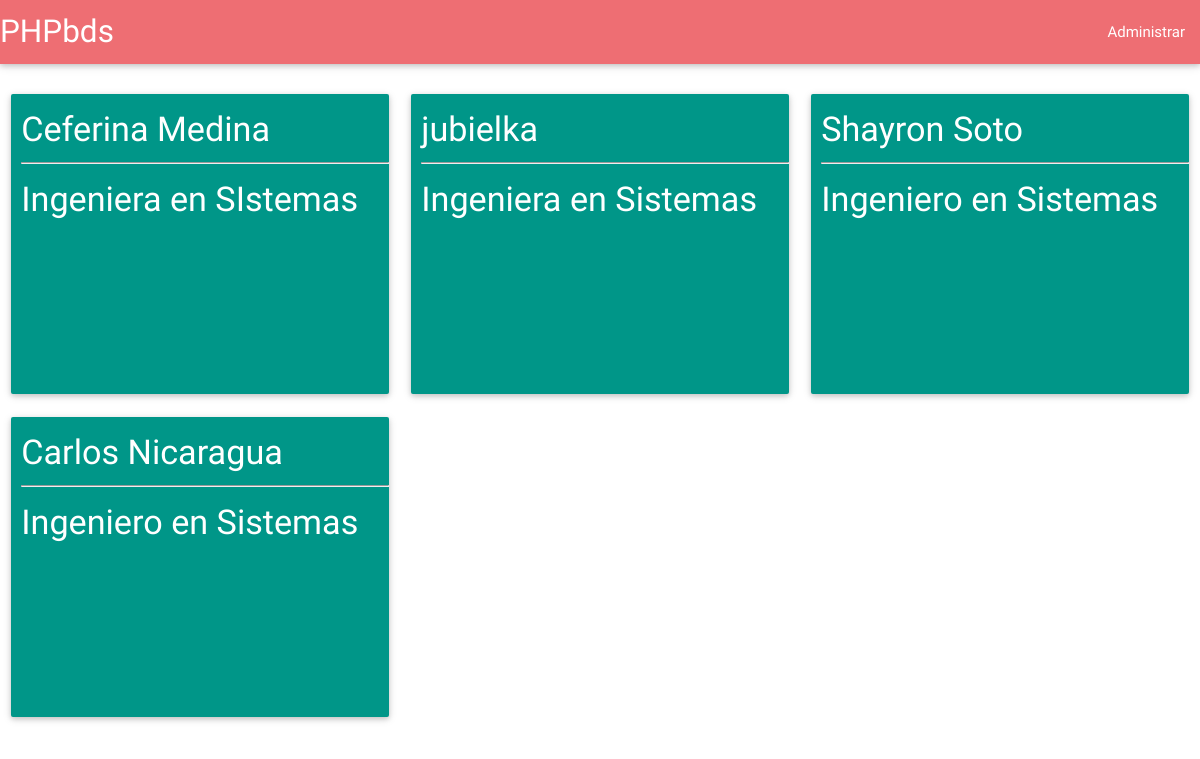
The page / on the database its author committed.
### tables this page shows
CREATE TABLE IF NOT EXISTS `trabajo` (
  `id` int(3) NOT NULL,
  `nombre` varchar(30) NOT NULL,
  `titulo` varchar(60) NOT NULL
);

### index.php (the view, shortened to what this page needs)
<?php
require('inc/conexion.php');
$consulta = "SELECT * From trabajo";
$resultado = $mysqli -> query($consulta);
?>
<!DOCTYPE html>
<html>
	<head>
		<link type="text/css" rel="stylesheet" href="css/materialize.min.css"  media="screen,projection"/>
		<link rel="stylesheet" href="css/estilos.css">
	</head>
	<body>
	<nav>
		<div class="nav-wrapper">
			<a href="#!" class="brand-logo">PHPbds</a>
			<ul class="right hide-on-med-and-down">
				<li><a href="Administrar.php">Administrar</a></li>
			</ul>
		</div>
	</nav>
<br>
        <div class="row">
        <?php while ($fila=$resultado->fetch_assoc()){ ?>
      <div class="col s4">
        		<div class="card small teal">
        			<h4><?php echo $fila ['nombre']; ?></h4>
        			<hr>
        			<h4><?php echo $fila ['titulo']; ?></h4>
        		</div>
        	</div>
        	  <?php } ?>
        </div>
	</body>
</html>

### css/estilos.css (style rules this page uses)
.teal { color: white; padding-left: 10px; }

### rows shown on the page
trabajo: nombre "Ceferina Medina", titulo "Ingeniera en SIstemas"
trabajo: nombre "jubielka", titulo "Ingeniera en Sistemas"
trabajo: nombre "Shayron Soto", titulo "Ingeniero en Sistemas"
trabajo: nombre "Carlos Nicaragua", titulo "Ingeniero en Sistemas"
